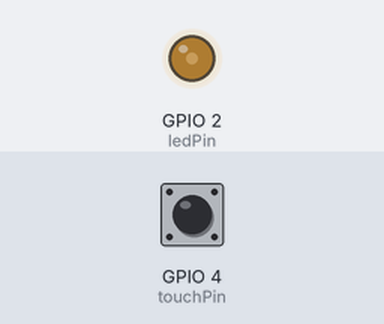
Simulated run of this sketch. Board: ESP32. Shown: output pins drawn as LEDs (lit = HIGH). The inputs (shaded band) are chosen by the test bench; at power-on: GPIO 4 (touchPin) HIGH. What the sketch prints to the serial monitor is not drawn.

Above: at 1.2 s.
1.3 s: GPIO 4 (touchPin) pulled LOW for 3.2 s
At 1.65 s:
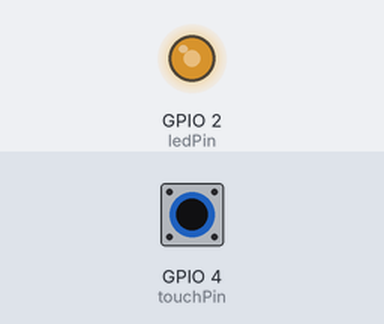
6.0 s: GPIO 4 (touchPin) pulled LOW for 0.15 s
9.0 s: GPIO 4 (touchPin) pulled LOW for 1 s
At 9.78 s:
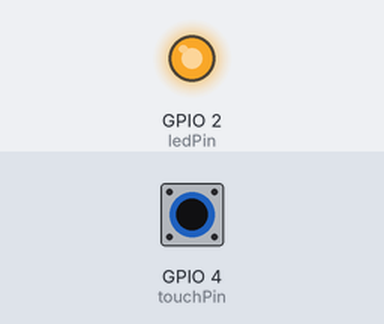
12.0 s: GPIO 4 (touchPin) pulled LOW for 1 s
Timing chart, 0 to 16.0 s (numbered marks = the images above; inputs shaded):
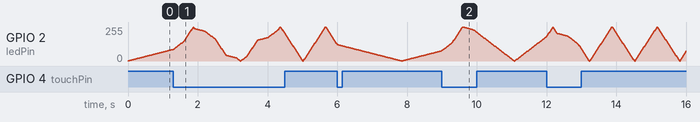

The sketch:

sketch_may16a.ino
```cpp
// 多档位触摸调速呼吸灯
// 引脚定义
const int ledPin = 2;        // LED PWM引脚
const int touchPin = T0;     // 触摸引脚 GPIO4

// 呼吸灯基础变量
int brightness = 0;          // LED亮度 0~255
int fadeDir = 1;             // 呼吸方向 1变亮 / -1变暗
int speedLevel = 1;          // 速度档位 默认1档
unsigned long touchLastTime = 0;
const unsigned long debounceTime = 300;  // 触摸消抖延时

// 根据档位返回对应呼吸步长
int getStepByLevel(int level)
{
  switch(level)
  {
    case 1: return 1;   // 1档：慢速呼吸
    case 2: return 3;   // 2档：中速呼吸
    case 3: return 6;   // 3档：快速呼吸
    default: return 1;
  }
}

void setup()
{
  pinMode(ledPin, OUTPUT);
  Serial.begin(115200);
}

void loop()
{
  // 1. 触摸检测 + 档位循环切换
  uint16_t touchValue = touchRead(touchPin);

  // 触摸阈值：数值越小代表触摸越强烈，小于40判定为触摸按下
  if(touchValue < 40 && millis() - touchLastTime > debounceTime)
  {
    speedLevel++;
    if(speedLevel > 3)
    {
      speedLevel = 1;  // 三档循环回1档
    }
    touchLastTime = millis();
    Serial.print("当前档位：");
    Serial.println(speedLevel);
  }

  // 2. 获取当前档位的呼吸步长
  int step = getStepByLevel(speedLevel);

  // 3. PWM呼吸逻辑
  brightness = brightness + fadeDir * step;

  // 亮度边界翻转
  if(brightness >= 255)
  {
    brightness = 255;
    fadeDir = -1;
  }
  else if(brightness <= 0)
  {
    brightness = 0;
    fadeDir = 1;
  }

  // 输出PWM到LED
  analogWrite(ledPin, brightness);

  // 基础延时，保证呼吸顺滑
  delay(15);
}
```
